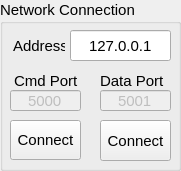
     <widget class="QGroupBox" name="GB_NETWORK">
      <property name="geometry">
       <rect>
        <x>20</x>
        <y>40</y>
        <width>181</width>
        <height>171</height>
       </rect>
      </property>
      <property name="font">
       <font>
        <pointsize>11</pointsize>
       </font>
      </property>
      <property name="title">
       <string>Network Connection</string>
      </property>
      <widget class="QLineEdit" name="LE_IP">
       <property name="geometry">
        <rect>
         <x>70</x>
         <y>30</y>
         <width>101</width>
         <height>31</height>
        </rect>
       </property>
       <property name="maximumSize">
        <size>
         <width>150</width>
         <height>16777215</height>
        </size>
       </property>
       <property name="text">
        <string>127.0.0.1</string>
       </property>
       <property name="alignment">
        <set>Qt::AlignCenter</set>
       </property>
      </widget>
      <widget class="QLabel" name="label_8">
       <property name="geometry">
        <rect>
         <x>13</x>
         <y>30</y>
         <width>52</width>
         <height>31</height>
        </rect>
       </property>
       <property name="text">
        <string>Address</string>
       </property>
      </widget>
      <widget class="QLineEdit" name="textCmdPort">
       <property name="enabled">
        <bool>false</bool>
       </property>
       <property name="geometry">
        <rect>
         <x>10</x>
         <y>90</y>
         <width>71</width>
         <height>21</height>
        </rect>
       </property>
       <property name="maximumSize">
        <size>
         <width>100</width>
         <height>16777215</height>
        </size>
       </property>
       <property name="text">
        <string>5000</string>
       </property>
       <property name="alignment">
        <set>Qt::AlignCenter</set>
       </property>
      </widget>
      <widget class="QLabel" name="label_10">
       <property name="geometry">
        <rect>
         <x>100</x>
         <y>70</y>
         <width>71</width>
         <height>21</height>
        </rect>
       </property>
       <property name="text">
        <string>Data Port</string>
       </property>
      </widget>
      <widget class="QLabel" name="label_11">
       <property name="geometry">
        <rect>
         <x>14</x>
         <y>70</y>
         <width>71</width>
         <height>21</height>
        </rect>
       </property>
       <property name="text">
        <string>Cmd Port</string>
       </property>
      </widget>
      <widget class="QLineEdit" name="textDataPort">
       <property name="enabled">
        <bool>false</bool>
       </property>
       <property name="geometry">
        <rect>
         <x>100</x>
         <y>90</y>
         <width>71</width>
         <height>21</height>
        </rect>
       </property>
       <property name="maximumSize">
        <size>
         <width>100</width>
         <height>16777215</height>
        </size>
       </property>
       <property name="text">
        <string>5001</string>
       </property>
       <property name="alignment">
        <set>Qt::AlignCenter</set>
       </property>
      </widget>
      <widget class="QPushButton" name="BTN_CONNECT_COM">
       <property name="geometry">
        <rect>
         <x>10</x>
         <y>120</y>
         <width>71</width>
         <height>40</height>
        </rect>
       </property>
       <property name="minimumSize">
        <size>
         <width>0</width>
         <height>40</height>
        </size>
       </property>
       <property name="text">
        <string>Connect</string>
       </property>
      </widget>
      <widget class="QPushButton" name="BTN_CONNECT_DATA">
       <property name="geometry">
        <rect>
         <x>100</x>
         <y>120</y>
         <width>71</width>
         <height>41</height>
        </rect>
       </property>
       <property name="minimumSize">
        <size>
         <width>0</width>
         <height>40</height>
        </size>
       </property>
       <property name="text">
        <string>Connect</string>
       </property>
      </widget>
     </widget>
